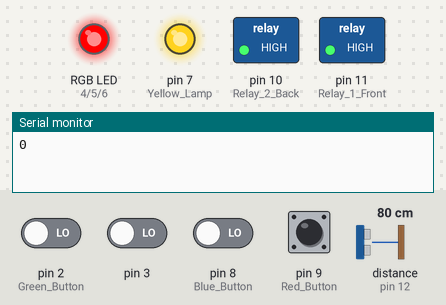
The sketch below on a simulated Arduino Uno, built with avr-gcc and run on an emulated ATmega328P. Shown: switched loads named in the sketch (green lamp = pin HIGH), an RGB LED mixed from three pins (HIGH = lit), output pins drawn as LEDs (lit = HIGH), the last lines printed to the serial monitor. The inputs (shaded band) are chosen by the test bench; at power-on: pin 2 (Green_Button), pin 3, pin 8 (Blue_Button), pin 9 (Red_Button) LOW, distance to the obstacle (sensor on pin 12) 80 cm. The echo pulse lasts 58.3 µs per cm; dim RGB values are drawn brighter than linear; pins used as bus, display or sensor lines are not drawn.

Above: at 1.2 s.
1.3 s: pin 2 (Green_Button) driven HIGH and pin 8 (Blue_Button) driven HIGH
At 8.5 s:
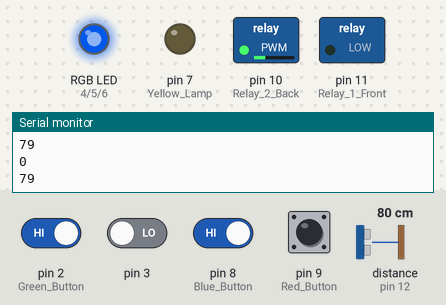
8.7 s: distance to the obstacle (sensor on pin 12) set to 2 cm
At 9.9 s:
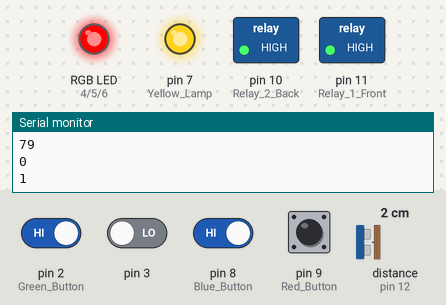
16.2 s: pin 8 (Blue_Button) driven LOW
At 21.5 s:
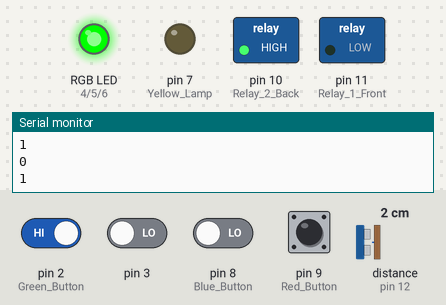
30.2 s: pin 2 (Green_Button) driven LOW
At 35.5 s:
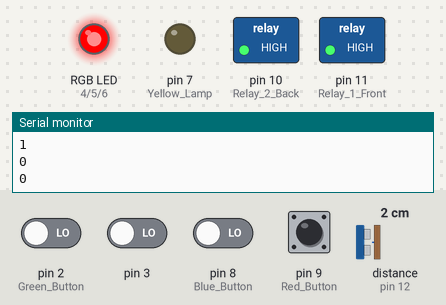
44.2 s: pin 2 (Green_Button) driven HIGH
At 50.9 s:
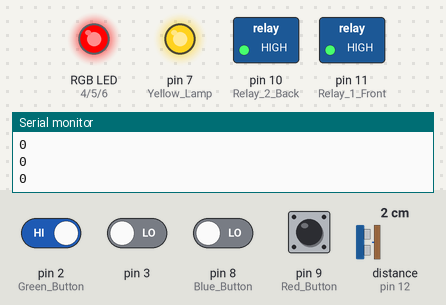
58.2 s: pin 8 (Blue_Button) driven HIGH
At 63.2 s:
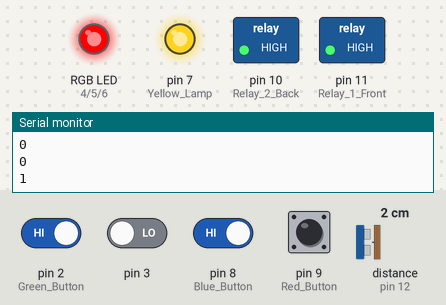
Timing chart, 0 to 64.7 s (numbered marks = the images above; inputs shaded):
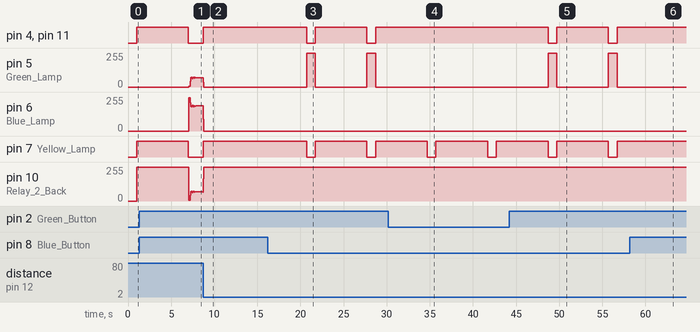

Measured:
- after the input at 8.7 s, pin 4 (Red_Lamp), pin 7 (Yellow_Lamp), pin 11 (Relay_1_Front): LOW → HIGH at once
- after the input at 16.2 s, pin 4 (Red_Lamp), pin 7 (Yellow_Lamp), pin 11 (Relay_1_Front): alternates HIGH for 6.0 s and LOW for 1.0 s, starting after 4.5 s; pin 5 (Green_Lamp): alternates 255/255 for 1.0 s and 0/255 for 6.0 s, starting after 4.5 s
- after the input at 30.2 s, pin 4 (Red_Lamp), pin 11 (Relay_1_Front): stops changing and stays HIGH; pin 5 (Green_Lamp): stops changing and stays 0/255
- after the input at 44.2 s, pin 4 (Red_Lamp), pin 11 (Relay_1_Front): alternates HIGH for 6.0 s and LOW for 1.0 s, starting after 4.5 s; pin 5 (Green_Lamp): alternates 255/255 for 1.0 s and 0/255 for 6.0 s, starting after 4.5 s
- after the input at 58.2 s, pin 4 (Red_Lamp), pin 7 (Yellow_Lamp), pin 11 (Relay_1_Front): stops changing and stays HIGH; pin 5 (Green_Lamp): stops changing and stays 0/255

The sketch:

ActualTrainfile.ino
```cpp
const int trigPin = 13;
const int echoPin = 12;
long duration;
int distance;
//Initalisera Distans sensorn så att den har variabler och portar fixade


void setup() {
  pinMode(trigPin, OUTPUT); //Sätter trigPin till en Output
  pinMode(echoPin, INPUT);  //Sätter echoPin till en Input
  pinMode(11, OUTPUT); //Relay 1 Front
  pinMode(10, OUTPUT); //Relay 2 Back
  pinMode(7, OUTPUT); //Yellow Lamp
  pinMode(6, OUTPUT); //Blue Lamp
  pinMode(5, OUTPUT); //Green Lamp
  pinMode(4, OUTPUT); //Red Lamp
  pinMode(8, INPUT); //Blue Button
  pinMode(2, INPUT); //Green Button
  pinMode(9, INPUT); //Red Button
  Serial.begin(9600); //Användes under debugging och används inte längre då
  // tåget går på batteri (Kabel krävs för avlässning vilket går emot användningen av batterier)


}

void loop() {
  //Följande kod om distans sensorn är tagen från internet och jag är inte säker på varför man måste sätta trigPin till LOw och echoPin till High, annars funkar det inte.
digitalWrite(trigPin, LOW);
delayMicroseconds(2); //En kort delay för tillåta signalen som skickats ut att ha tid att komma tillbaka innan man fångar upp den.
digitalWrite(trigPin, HIGH);

duration = pulseIn(echoPin, HIGH); //Gör om avståndet som kom tillbaka till variabeln duration för lättare skrivning av koden.

distance = duration * 0.034/2; //Hittade en ekvation på internet som gjorde om avståndet till cm för lättare kalibrering i verkligheten

Serial.println(distance); //Användes under kalibreringen för att hitta ett bra avstånd där bromsträckan var tillräckligt lång men samtidigt inte för lång.

if (distance < 40) {
  stopengine();
  digitalWrite(7, HIGH);
  delay(6000);
  digitalWrite(7, LOW);
  //Denna if-sats sägger till tåget att stanna om den kommer inom 40cm av något. Funktionen "Stopengine" körs först för att stanna tåget
  //Port 7 är den gula lampan som ska tändas för att signalera att tåget stannat av sig självt.
  //En delay lägs på 6 sekunder för att tåget inte ska starta igen direkt av sig själv och så att användaren hinner flytta/hantera tåget innan lampan släcks.
}


if (digitalRead(9) == HIGH){
  stopengine();
  //Om röd knapp trycks, stoppa motorn.
}


if (digitalRead(2) == HIGH){
  startengine();
  //Om grön knapp trycks, starta motorn (En motor enbart)
}

if (digitalRead(8) == HIGH){
  maxengine();
  //om blå knapp trycks, starta motorn på max (Båda motorerna startar)
}

}

void stopengine(){
    //Stopengine funktionen kommer att som sagt, stoppa motorn manuellt (Distans sensorn använder denna funktionen för att stoppa motorn också)
    //Används när man inte längre vill att tåget ska köra och istället stanna
    digitalWrite(4, HIGH); //Tänder röd lampa då tåget stannat
    digitalWrite(5, LOW); //Släcker grönlampa
    digitalWrite(6, LOW); //Släcker blå lampa
    digitalWrite(10, HIGH); //OFF
    digitalWrite(11, HIGH);// OFF
}

void startengine(){
  //Startengine funktionen används för att starta motorn på en bas nivå, enbart en motor används och är bäst för säker transport då den inte åker i max hastighet
  digitalWrite(5, HIGH); //Tänder grön lampa då tåget startat
  digitalWrite(4, LOW); //Släcker röd lampa
  digitalWrite(6, LOW); //Släcker blå lampa
  digitalWrite(11, LOW); //ON
  digitalWrite(10, HIGH); //OFF
}

void maxengine(){
  Serial.println(digitalRead(3)); //Användes under debugging då maxengine automatiskt startade ibland.
  //Maxengine funktionen används för att starta båda motorerna så att tåget får max styrka och hastighet.
  digitalWrite(6, HIGH); //Tänder blå lampa på Maxengine startat
  digitalWrite(5, LOW); //Släcker grön lampa
  digitalWrite(4, LOW); //Släcker röd lampa
  digitalWrite(10, LOW); //ON
  digitalWrite(11, LOW); //ON
}
```
